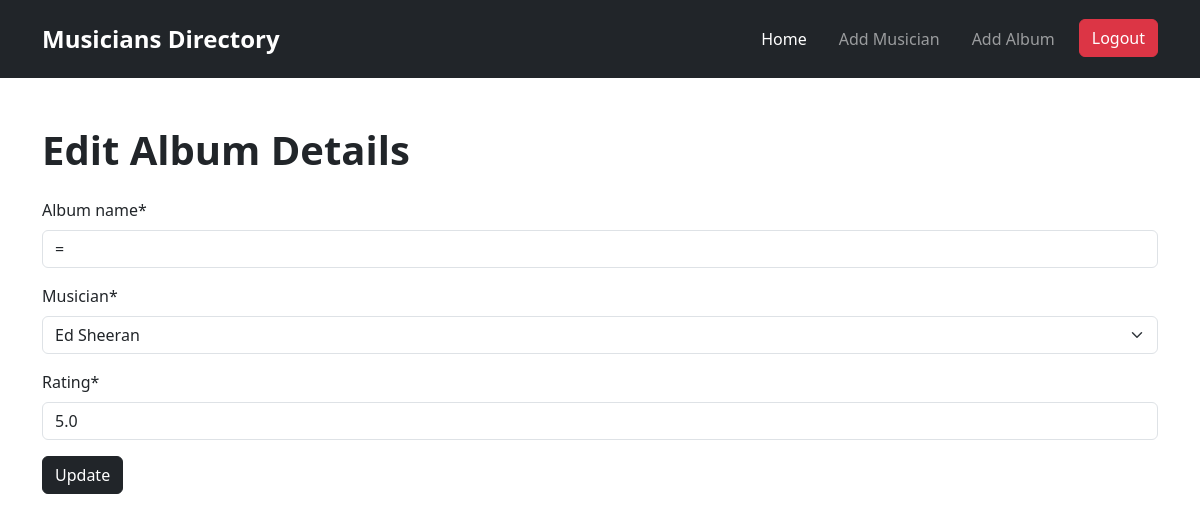
Page /album/edit/1/ (signed in) on the earlier database version.
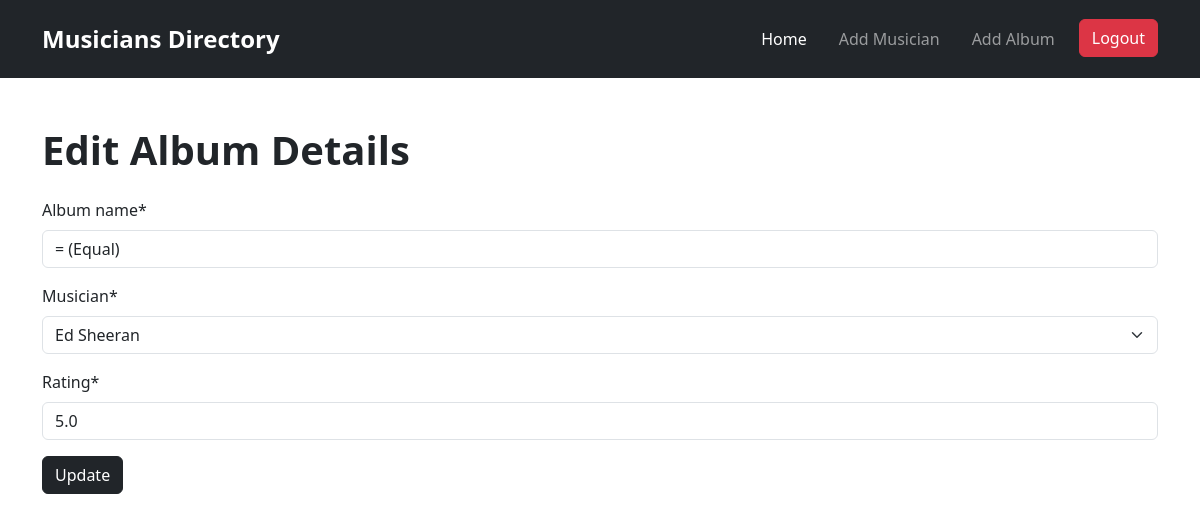
Same page on the later database version.
### album/models.py (models this page shows, shortened)
class Album(models.Model):
    album_name = models.CharField(max_length=100)
    musician = models.ForeignKey(Musician, on_delete=models.CASCADE)
    release_date = models.DateTimeField(auto_now_add=True)
    rating = models.DecimalField(max_digits=2, decimal_places=1)

### album/views.py (the view)
# urls.py: path('edit/<int:id>/', EditAlbumView.as_view(), name='edit_album'),
@method_decorator(login_required, name='dispatch')
class EditAlbumView(UpdateView):
    model = Album
    form_class = AlbumForm
    template_name = 'edit_album.html'
    pk_url_kwarg = 'id'
    success_url = reverse_lazy('home')

### album/forms.py
class AlbumForm(forms.ModelForm):
    class Meta:
        model = Album
        fields = '__all__'

### musician/models.py (called while the page is built)
    def __str__(self):
        return self.first_name + " " + self.last_name

### album/templates/edit_album.html (shortened to what this page needs)
{% extends 'base.html' %}
{% load crispy_forms_tags %}
{% block content %}
<div>
    <h1 class="mb-4 fw-bold">Edit Album Details</h1>
    <form method="post">
        {{form|crispy}}
        <button class="btn btn btn-dark">Update</button>
</div>
{% endblock %}

Differences in the rows shown:
changed Album "Ed Sheeran": album_name "=" → "= (Equal)"
